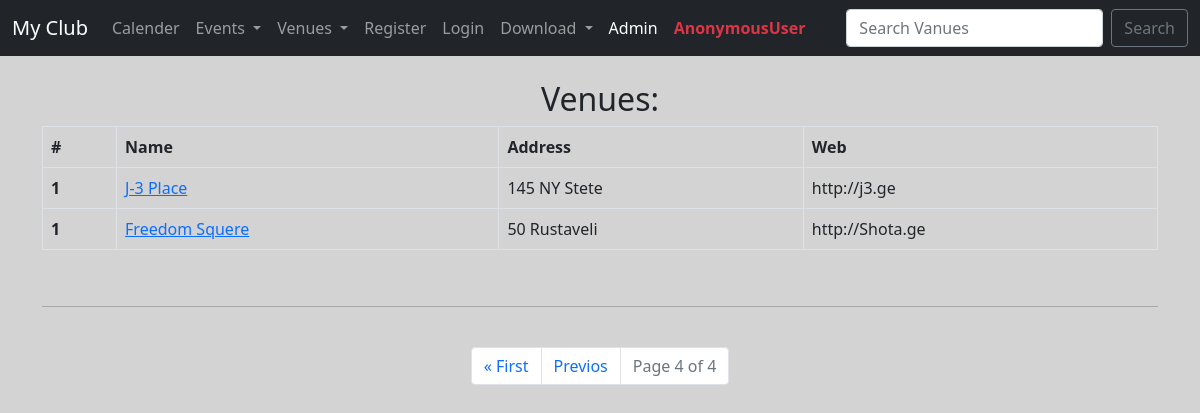
/list_venue/?page=5, run on an earlier commit of the app's database.
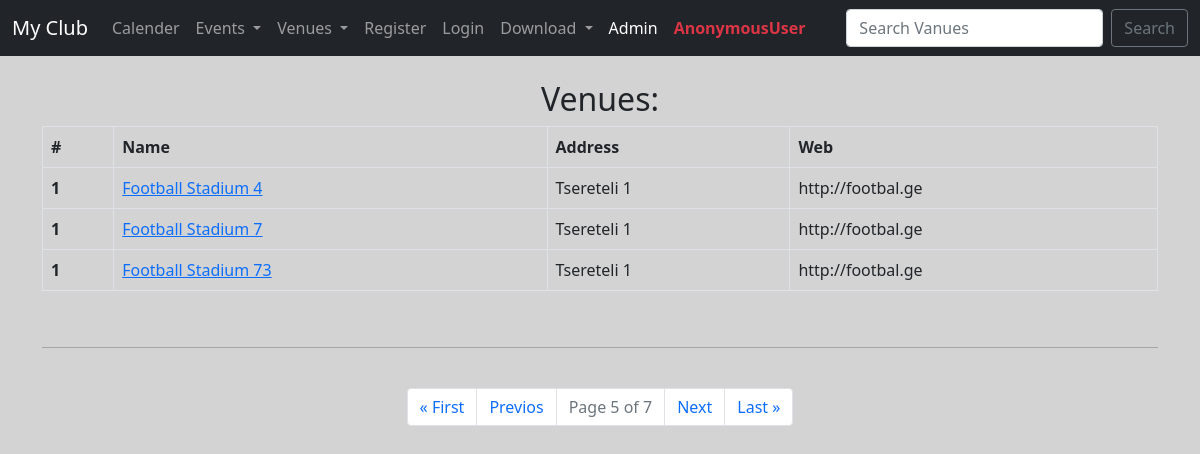
And on a later commit of the database.
### events/models.py (models this page shows)
class Venue(models.Model):
    name =      models.CharField('Venue Name', max_length=120)
    address =   models.CharField(max_length=220)
    zip_code =  models.CharField('Zip Code', max_length=15)
    phone =     models.CharField('Contact Phone', max_length=120, blank=True)
    web =       models.URLField('Website Address', blank=True)
    email_address = models.EmailField('Email Address', blank=True)
    owner = models.IntegerField("Venue Owner", blank=False, default=1)
    venue_image = models.ImageField(null=True, blank=True, upload_to='images/')
    def __str__(self) -> str:
        return self.name

### events/views.py (the view)
# urls.py: path('list_venue/', views.list_venue,  name='list_venue'),
def list_venue(request):
    venue_list = Venue.objects.all()
    p = Paginator(venue_list, 3)
    page = request.GET.get('page')
    venues = p.get_page(page) # აქამდე page_obj ცვლადით მხვდებოდა
    nums = 'a' * venues.paginator.num_pages
    return render(request, 'events/venue_list.html', {'venue_list':venue_list, 'venues':venues, 'nums':nums})

### events/templates/events/venue_list.html (shortened to what this page needs)
{% extends 'events/base.html' %}
{% block content %}
<center>
    <h2> Venues: </h2>
    <table class="table table-bordered">
        <thead>
            <tr>
                <th scope="col">#</th>
                <th scope="col">Name</th>
                <th scope="col">Address</th>
                <th scope="col">Web</th>
            </tr>
        </thead>
        {% for item in venues %}
        <tbody>
            <tr>
                <th scope="row">1</th>
                <td><a href="{%url 'venue_detail' item.pk %}">{{ item }}</a></td>
                <td>{{ item.address }}</td>
                <td>{{ item.web }}</td>
            </tr>
            {% endfor %}
        </tbody>
    </table>
    <br>
    <hr>
    <br>
    <nav aria-label="...">
        <ul class="pagination justify-content-center">
            {% if venues.has_previous %}
            <li class="page-item">
                <a class="page-link" href="?page=1">&laquo First</a>
            </li>
            <li class="page-item">
                <a class="page-link" href="?page={{ venues.previous_page_number }}">Previos</a>
            </li>
            {% endif %}
            <li class="page-item disabled">
                <a class="page-link" href="">
                    Page {{venues.number}} of {{venues.paginator.num_pages}}
                </a>
            </li>
            {% if venues.has_next %}
            <li class="page-item">
                <a class="page-link" href="?page={{ venues.next_page_number }}">Next</a>
            </li>
            <li class="page-item">
                <a class="page-link" href="?page={{ venues.paginator.num_pages }}">Last &raquo</a>
            </li>
            {% endif %}
        </ul>
    </nav>
</center>
{% endblock %}

What changed in the data, as far as the page shows it:
no longer on this page (row unchanged): Venue: name "J-3 Place", address "145 NY Stete", web "http://j3.ge"
no longer on this page (row edited): Venue: name "Freedom Squere", address "50 Rustaveli", web "http://Shota.ge"
added Venue: name "Football Stadium 4", address "Tsereteli 1", web "http://footbal.ge"
added Venue: name "Football Stadium 7", address "Tsereteli 1", web "http://footbal.ge"
added Venue: name "Football Stadium 73", address "Tsereteli 1", web "http://footbal.ge"
Also different on the page:
{{ venues.number }}: "4" → "5"
{{ venues.paginator.num_pages }}: "4" → "7"
text now shown: "Next Last »"
